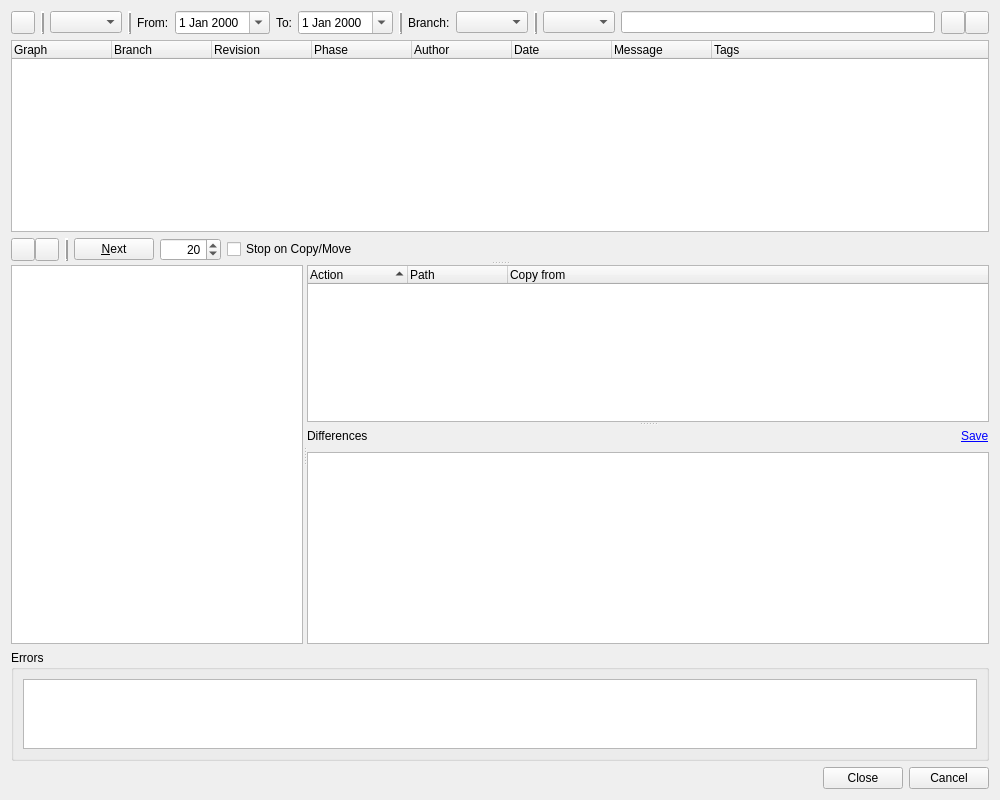
<?xml version="1.0" encoding="UTF-8"?>
<ui version="4.0">
 <class>HgLogBrowserDialog</class>
 <widget class="QWidget" name="HgLogBrowserDialog">
  <property name="geometry">
   <rect>
    <x>0</x>
    <y>0</y>
    <width>1000</width>
    <height>800</height>
   </rect>
  </property>
  <property name="windowTitle">
   <string>Mercurial Log</string>
  </property>
  <layout class="QVBoxLayout" name="verticalLayout_3">
   <item>
    <layout class="QHBoxLayout" name="horizontalLayout_4">
     <item>
      <widget class="QToolButton" name="actionsButton">
       <property name="toolTip">
        <string>Select action from menu</string>
       </property>
       <property name="popupMode">
        <enum>QToolButton::InstantPopup</enum>
       </property>
      </widget>
     </item>
     <item>
      <widget class="Line" name="line_5">
       <property name="frameShadow">
        <enum>QFrame::Raised</enum>
       </property>
       <property name="lineWidth">
        <number>2</number>
       </property>
       <property name="orientation">
        <enum>Qt::Vertical</enum>
       </property>
      </widget>
     </item>
     <item>
      <widget class="QComboBox" name="modeComboBox">
       <property name="toolTip">
        <string>Select the mode (find or filter)</string>
       </property>
      </widget>
     </item>
     <item>
      <widget class="Line" name="line_4">
       <property name="frameShadow">
        <enum>QFrame::Raised</enum>
       </property>
       <property name="lineWidth">
        <number>2</number>
       </property>
       <property name="orientation">
        <enum>Qt::Vertical</enum>
       </property>
      </widget>
     </item>
     <item>
      <widget class="QLabel" name="label">
       <property name="text">
        <string>From:</string>
       </property>
      </widget>
     </item>
     <item>
      <widget class="QDateEdit" name="fromDate">
       <property name="toolTip">
        <string>Enter the start date</string>
       </property>
       <property name="calendarPopup">
        <bool>true</bool>
       </property>
      </widget>
     </item>
     <item>
      <widget class="QLabel" name="label_2">
       <property name="text">
        <string>To:</string>
       </property>
      </widget>
     </item>
     <item>
      <widget class="QDateEdit" name="toDate">
       <property name="toolTip">
        <string>Enter the end date</string>
       </property>
       <property name="calendarPopup">
        <bool>true</bool>
       </property>
      </widget>
     </item>
     <item>
      <widget class="Line" name="line_2">
       <property name="frameShadow">
        <enum>QFrame::Raised</enum>
       </property>
       <property name="lineWidth">
        <number>2</number>
       </property>
       <property name="orientation">
        <enum>Qt::Vertical</enum>
       </property>
      </widget>
     </item>
     <item>
      <widget class="QLabel" name="label_3">
       <property name="text">
        <string>Branch:</string>
       </property>
      </widget>
     </item>
     <item>
      <widget class="QComboBox" name="branchCombo">
       <property name="toolTip">
        <string>Select the branch to filter on</string>
       </property>
       <property name="sizeAdjustPolicy">
        <enum>QComboBox::AdjustToContents</enum>
       </property>
      </widget>
     </item>
     <item>
      <widget class="Line" name="line_3">
       <property name="frameShadow">
        <enum>QFrame::Raised</enum>
       </property>
       <property name="lineWidth">
        <number>2</number>
       </property>
       <property name="orientation">
        <enum>Qt::Vertical</enum>
       </property>
      </widget>
     </item>
     <item>
      <widget class="QComboBox" name="fieldCombo">
       <property name="toolTip">
        <string>Select the field to filter on</string>
       </property>
      </widget>
     </item>
     <item>
      <widget class="E5ClearableLineEdit" name="rxEdit">
       <property name="toolTip">
        <string>Enter the regular expression to filter on or search for</string>
       </property>
      </widget>
     </item>
     <item>
      <layout class="QHBoxLayout" name="horizontalLayout_2">
       <property name="spacing">
        <number>0</number>
       </property>
       <item>
        <widget class="QToolButton" name="findPrevButton">
         <property name="toolTip">
          <string>Press to find the previous occurrence</string>
         </property>
        </widget>
       </item>
       <item>
        <widget class="QToolButton" name="findNextButton">
         <property name="toolTip">
          <string>Press to find the next occurrence</string>
         </property>
        </widget>
       </item>
      </layout>
     </item>
    </layout>
   </item>
   <item>
    <widget class="QSplitter" name="mainSplitter">
     <property name="orientation">
      <enum>Qt::Vertical</enum>
     </property>
     <widget class="QWidget" name="layoutWidget">
      <layout class="QVBoxLayout" name="verticalLayout_2">
       <item>
        <widget class="QTreeWidget" name="logTree">
         <property name="sizePolicy">
          <sizepolicy hsizetype="Expanding" vsizetype="Expanding">
           <horstretch>0</horstretch>
           <verstretch>1</verstretch>
          </sizepolicy>
         </property>
         <property name="alternatingRowColors">
          <bool>true</bool>
         </property>
         <property name="selectionMode">
          <enum>QAbstractItemView::ExtendedSelection</enum>
         </property>
         <property name="rootIsDecorated">
          <bool>false</bool>
         </property>
         <property name="itemsExpandable">
          <bool>false</bool>
         </property>
         <property name="allColumnsShowFocus">
          <bool>true</bool>
         </property>
         <column>
          <property name="text">
           <string>Graph</string>
          </property>
         </column>
         <column>
          <property name="text">
           <string>Branch</string>
          </property>
         </column>
         <column>
          <property name="text">
           <string>Revision</string>
          </property>
         </column>
         <column>
          <property name="text">
           <string>Phase</string>
          </property>
         </column>
         <column>
          <property name="text">
           <string>Author</string>
          </property>
         </column>
         <column>
          <property name="text">
           <string>Date</string>
          </property>
         </column>
         <column>
          <property name="text">
           <string>Message</string>
          </property>
         </column>
         <column>
          <property name="text">
           <string>Tags</string>
          </property>
         </column>
        </widget>
       </item>
       <item>
        <layout class="QHBoxLayout" name="horizontalLayout_5">
         <item>
          <layout class="QHBoxLayout" name="horizontalLayout_3">
           <property name="spacing">
            <number>0</number>
           </property>
           <item>
            <widget class="QToolButton" name="upButton">
             <property name="toolTip">
              <string>Press to move up in the log list</string>
             </property>
             <property name="autoRepeat">
              <bool>true</bool>
             </property>
            </widget>
           </item>
           <item>
            <widget class="QToolButton" name="downButton">
             <property name="toolTip">
              <string>Press to move down in the log list</string>
             </property>
             <property name="autoRepeat">
              <bool>true</bool>
             </property>
            </widget>
           </item>
          </layout>
         </item>
         <item>
          <widget class="Line" name="line_6">
           <property name="frameShadow">
            <enum>QFrame::Raised</enum>
           </property>
           <property name="lineWidth">
            <number>2</number>
           </property>
           <property name="orientation">
            <enum>Qt::Vertical</enum>
           </property>
          </widget>
         </item>
         <item>
          <widget class="QPushButton" name="nextButton">
           <property name="toolTip">
            <string>Press to get the next bunch of log entries</string>
           </property>
           <property name="text">
            <string>&amp;Next</string>
           </property>
          </widget>
         </item>
         <item>
          <widget class="QSpinBox" name="limitSpinBox">
           <property name="toolTip">
            <string>Enter the limit of entries to fetch</string>
           </property>
           <property name="alignment">
            <set>Qt::AlignRight|Qt::AlignTrailing|Qt::AlignVCenter</set>
           </property>
           <property name="minimum">
            <number>1</number>
           </property>
           <property name="maximum">
            <number>10000</number>
           </property>
           <property name="value">
            <number>20</number>
           </property>
          </widget>
         </item>
         <item>
          <widget class="QCheckBox" name="stopCheckBox">
           <property name="toolTip">
            <string>Select to stop listing log messages at a copy or move</string>
           </property>
           <property name="text">
            <string>Stop on Copy/Move</string>
           </property>
          </widget>
         </item>
         <item>
          <spacer name="horizontalSpacer_2">
           <property name="orientation">
            <enum>Qt::Horizontal</enum>
           </property>
           <property name="sizeHint" stdset="0">
            <size>
             <width>40</width>
             <height>20</height>
            </size>
           </property>
          </spacer>
         </item>
         <item>
          <widget class="QLabel" name="sbsSelectLabel">
           <property name="focusPolicy">
            <enum>Qt::StrongFocus</enum>
           </property>
           <property name="text">
            <string/>
           </property>
           <property name="textInteractionFlags">
            <set>Qt::LinksAccessibleByKeyboard|Qt::LinksAccessibleByMouse</set>
           </property>
          </widget>
         </item>
        </layout>
       </item>
      </layout>
     </widget>
     <widget class="QSplitter" name="detailsSplitter">
      <property name="sizePolicy">
       <sizepolicy hsizetype="Expanding" vsizetype="Preferred">
        <horstretch>0</horstretch>
        <verstretch>2</verstretch>
       </sizepolicy>
      </property>
      <property name="orientation">
       <enum>Qt::Horizontal</enum>
      </property>
      <widget class="QTextBrowser" name="detailsEdit">
       <property name="sizePolicy">
        <sizepolicy hsizetype="Expanding" vsizetype="Expanding">
         <horstretch>3</horstretch>
         <verstretch>1</verstretch>
        </sizepolicy>
       </property>
       <property name="readOnly">
        <bool>true</bool>
       </property>
       <property name="openLinks">
        <bool>false</bool>
       </property>
      </widget>
      <widget class="QSplitter" name="diffSplitter">
       <property name="sizePolicy">
        <sizepolicy hsizetype="Preferred" vsizetype="Expanding">
         <horstretch>7</horstretch>
         <verstretch>0</verstretch>
        </sizepolicy>
       </property>
       <property name="orientation">
        <enum>Qt::Vertical</enum>
       </property>
       <widget class="QTreeWidget" name="filesTree">
        <property name="sizePolicy">
         <sizepolicy hsizetype="Expanding" vsizetype="Expanding">
          <horstretch>7</horstretch>
          <verstretch>1</verstretch>
         </sizepolicy>
        </property>
        <property name="alternatingRowColors">
         <bool>true</bool>
        </property>
        <property name="rootIsDecorated">
         <bool>false</bool>
        </property>
        <property name="itemsExpandable">
         <bool>false</bool>
        </property>
        <property name="sortingEnabled">
         <bool>true</bool>
        </property>
        <property name="allColumnsShowFocus">
         <bool>true</bool>
        </property>
        <column>
         <property name="text">
          <string>Action</string>
         </property>
        </column>
        <column>
         <property name="text">
          <string>Path</string>
         </property>
        </column>
        <column>
         <property name="text">
          <string>Copy from</string>
         </property>
        </column>
       </widget>
       <widget class="QWidget" name="layoutWidget">
        <layout class="QVBoxLayout" name="verticalLayout">
         <item>
          <layout class="QHBoxLayout" name="horizontalLayout">
           <item>
            <widget class="QLabel" name="diffLabel">
             <property name="text">
              <string>Differences</string>
             </property>
            </widget>
           </item>
           <item>
            <spacer name="horizontalSpacer">
             <property name="orientation">
              <enum>Qt::Horizontal</enum>
             </property>
             <property name="sizeHint" stdset="0">
              <size>
               <width>40</width>
               <height>20</height>
              </size>
             </property>
            </spacer>
           </item>
           <item>
            <widget class="QLabel" name="diffSelectLabel">
             <property name="focusPolicy">
              <enum>Qt::StrongFocus</enum>
             </property>
             <property name="text">
              <string/>
             </property>
             <property name="textInteractionFlags">
              <set>Qt::LinksAccessibleByKeyboard|Qt::LinksAccessibleByMouse</set>
             </property>
            </widget>
           </item>
           <item>
            <widget class="QLabel" name="saveLabel">
             <property name="focusPolicy">
              <enum>Qt::StrongFocus</enum>
             </property>
             <property name="text">
              <string>&lt;a href=&quot;save:me&quot;&gt;Save&lt;/a&gt;</string>
             </property>
             <property name="textInteractionFlags">
              <set>Qt::LinksAccessibleByKeyboard|Qt::LinksAccessibleByMouse</set>
             </property>
            </widget>
           </item>
          </layout>
         </item>
         <item>
          <widget class="QTextEdit" name="diffEdit">
           <property name="sizePolicy">
            <sizepolicy hsizetype="Expanding" vsizetype="Expanding">
             <horstretch>7</horstretch>
             <verstretch>2</verstretch>
            </sizepolicy>
           </property>
           <property name="tabChangesFocus">
            <bool>true</bool>
           </property>
           <property name="lineWrapMode">
            <enum>QTextEdit::NoWrap</enum>
           </property>
           <property name="readOnly">
            <bool>true</bool>
           </property>
           <property name="acceptRichText">
            <bool>false</bool>
           </property>
          </widget>
         </item>
        </layout>
       </widget>
      </widget>
     </widget>
    </widget>
   </item>
   <item>
    <widget class="QGroupBox" name="errorGroup">
     <property name="sizePolicy">
      <sizepolicy hsizetype="Preferred" vsizetype="Expanding">
       <horstretch>0</horstretch>
       <verstretch>1</verstretch>
      </sizepolicy>
     </property>
     <property name="title">
      <string>Errors</string>
     </property>
     <layout class="QVBoxLayout">
      <item>
       <widget class="QTextEdit" name="errors">
        <property name="whatsThis">
         <string>&lt;b&gt;Mercurial log errors&lt;/b&gt;&lt;p&gt;This shows possible error messages of the hg log command.&lt;/p&gt;</string>
        </property>
        <property name="readOnly">
         <bool>true</bool>
        </property>
        <property name="acceptRichText">
         <bool>false</bool>
        </property>
       </widget>
      </item>
     </layout>
    </widget>
   </item>
   <item>
    <widget class="QDialogButtonBox" name="buttonBox">
     <property name="orientation">
      <enum>Qt::Horizontal</enum>
     </property>
     <property name="standardButtons">
      <set>QDialogButtonBox::Cancel|QDialogButtonBox::Close</set>
     </property>
    </widget>
   </item>
  </layout>
 </widget>
 <customwidgets>
  <customwidget>
   <class>E5ClearableLineEdit</class>
   <extends>QLineEdit</extends>
   <header>E5Gui/E5LineEdit.h</header>
  </customwidget>
 </customwidgets>
 <tabstops>
  <tabstop>actionsButton</tabstop>
  <tabstop>modeComboBox</tabstop>
  <tabstop>fromDate</tabstop>
  <tabstop>toDate</tabstop>
  <tabstop>branchCombo</tabstop>
  <tabstop>fieldCombo</tabstop>
  <tabstop>rxEdit</tabstop>
  <tabstop>findPrevButton</tabstop>
  <tabstop>findNextButton</tabstop>
  <tabstop>logTree</tabstop>
  <tabstop>upButton</tabstop>
  <tabstop>downButton</tabstop>
  <tabstop>nextButton</tabstop>
  <tabstop>limitSpinBox</tabstop>
  <tabstop>stopCheckBox</tabstop>
  <tabstop>sbsSelectLabel</tabstop>
  <tabstop>detailsEdit</tabstop>
  <tabstop>filesTree</tabstop>
  <tabstop>diffSelectLabel</tabstop>
  <tabstop>saveLabel</tabstop>
  <tabstop>diffEdit</tabstop>
  <tabstop>errors</tabstop>
 </tabstops>
 <resources/>
 <connections/>
</ui>
